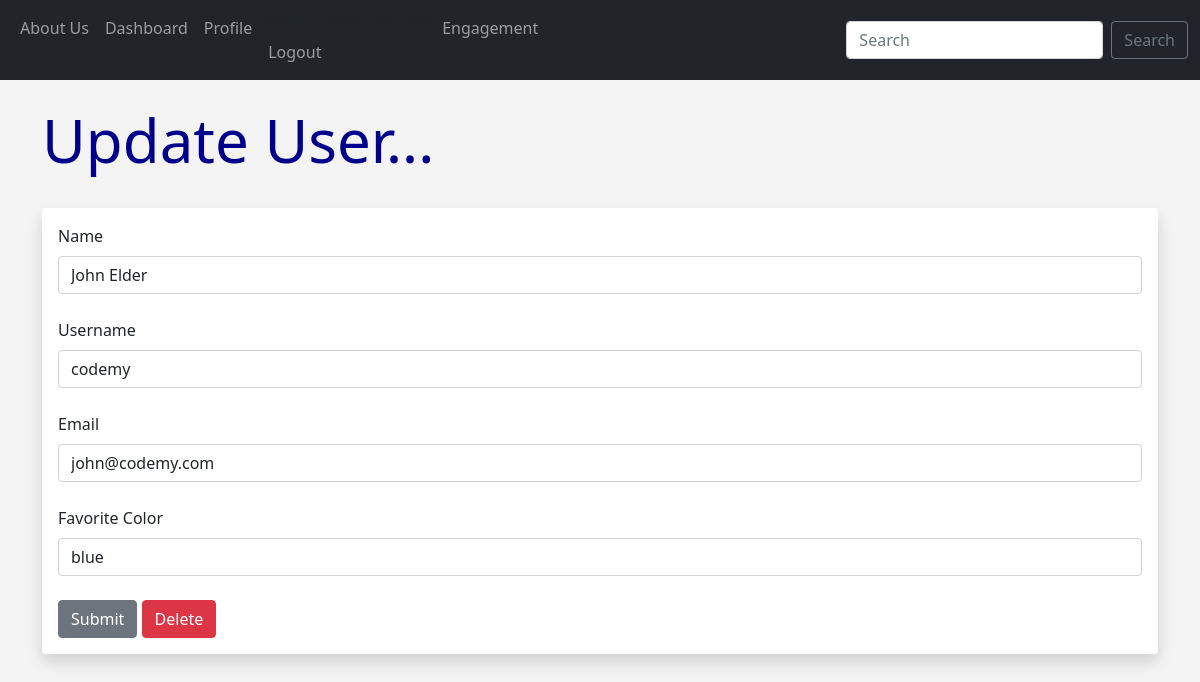
The app's page /update/1 (signed in) with its own data.
### app.py (models this page shows, shortened)
class Users(db.Model, UserMixin):
    id = db.Column(db.Integer, primary_key=True)
    username = db.Column(db.String(20), nullable=False, unique=True)
    name = db.Column(db.String(200), nullable=False)
    email = db.Column(db.String(120), nullable=False, unique=True)
    favorite_color = db.Column(db.String(120))
    about_author = db.Column(db.Text(), nullable=True)
    date_added = db.Column(db.DateTime, default=datetime.utcnow)
    profile_pic = db.Column(db.String(), nullable=True)
    role_id = db.Column(db.Integer, nullable=True, default=3)
    password_hash = db.Column(db.String(128))
    @property
    def password(self):
        raise AttributeError('password is not a readable attribute!')

### app.py (the view)
@app.route('/update/<int:id>', methods=['GET', 'POST'])
@login_required
def update(id):
    form = UserForm()
    name_to_update = Users.query.get_or_404(id)
    if request.method == "POST":
        name_to_update.name = request.form['name']
        name_to_update.email = request.form['email']
        name_to_update.favorite_color = request.form['favorite_color']
        name_to_update.username = request.form['username']
        try:
            db.session.commit()
            flash("User Updated Successfully!")
            return render_template("update.html",
                                   form=form,
                                   name_to_update=name_to_update, id=id)
        except:
            flash("Error!  Looks like there was a problem...try again!")
            return render_template("update.html",
                                   form=form,
                                   name_to_update=name_to_update,
                                   id=id)
    else:
        return render_template("update.html",
                               form=form,
                               name_to_update=name_to_update,
                               id=id)

### webforms.py
class UserForm(FlaskForm):
    name = StringField("Name", validators=[DataRequired()])
    username = StringField("Username", validators=[DataRequired()])
    email = StringField("Email", validators=[DataRequired()])
    favorite_color = StringField("Favorite Color")
    about_author = TextAreaField("About Author")
    role_name = StringField("Role Name", validators=[DataRequired()])
    password_hash = PasswordField('Password', validators=[DataRequired(),
                                                          EqualTo('password_hash2', message='Passwords Must Match!')])
    password_hash2 = PasswordField('Confirm Password', validators=[DataRequired()])
    profile_pic = FileField("Profile Pic")
    submit = SubmitField("Submit")

class SearchForm(FlaskForm):
    searched = StringField("Searched")
    submit = SubmitField("Submit")

### app.py (called while the page is built)
@login_manager.user_loader
def load_user(user_id):
    return Users.query.get(int(user_id))

@app.context_processor
def base():
    form = SearchForm()
    return dict(form=form)

### templates/update.html (shortened to what this page needs)
{% extends 'base.html' %}
{% block content %}
{% if id == current_user.id %}
	<h1>Update User...</h1>
	<br/>
<div class="shadow p-3 mb-5 bg-body rounded">
	<form action="/update/{{ name_to_update.id }}" method="POST">
		{{ form.name.label(class="form-label") }}
		{{ form.name(class="form-control", value=name_to_update.name) }}
		<br/>
		{{ form.username.label(class="form-label") }}
		{{ form.username(class="form-control", value=name_to_update.username) }}
		<br/>
		{{ form.email.label(class="form-label") }}
		{{ form.email(class="form-control", value=name_to_update.email) }}
		<br/>
		{{ form.favorite_color.label(class="form-label") }}
		{{ form.favorite_color(class="form-control", value=name_to_update.favorite_color) }}
		<br/>
		{{ form.submit(class="btn btn-secondary") }}
		<a href="{{ url_for('update', id=id)}}" class="btn btn-danger">Delete</a>
	</form>
</div>
<br/><br/><br/>
{% endif %}
{% endblock %}

### static/css/style.css (style rules this page uses)
h1 { color: darkblue; font-size:60px; }
body { background: #f4f4f4; }

### records on screen
Users: name "John Elder", username "codemy", email "john@codemy.com", favorite_color "blue"
